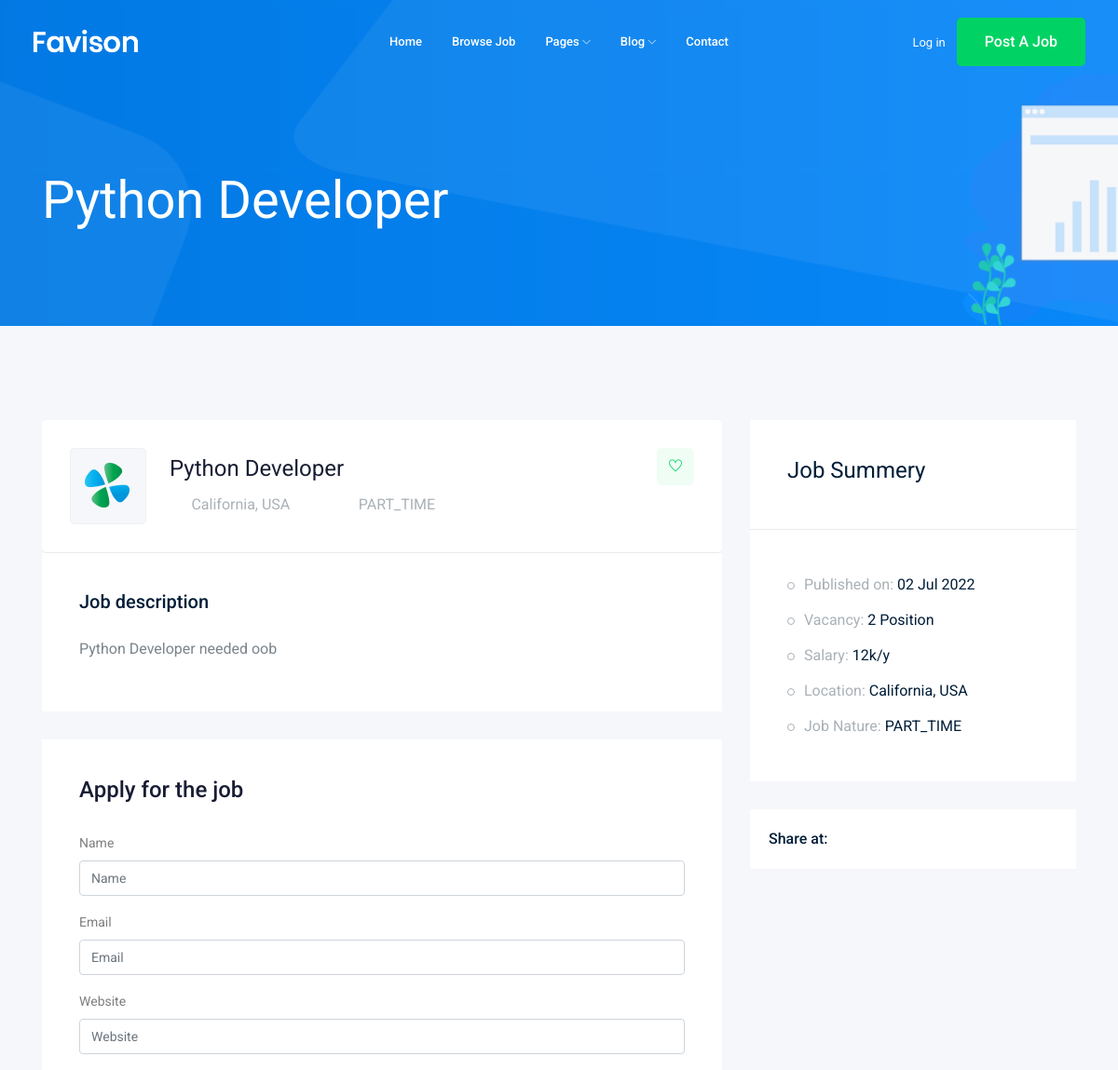
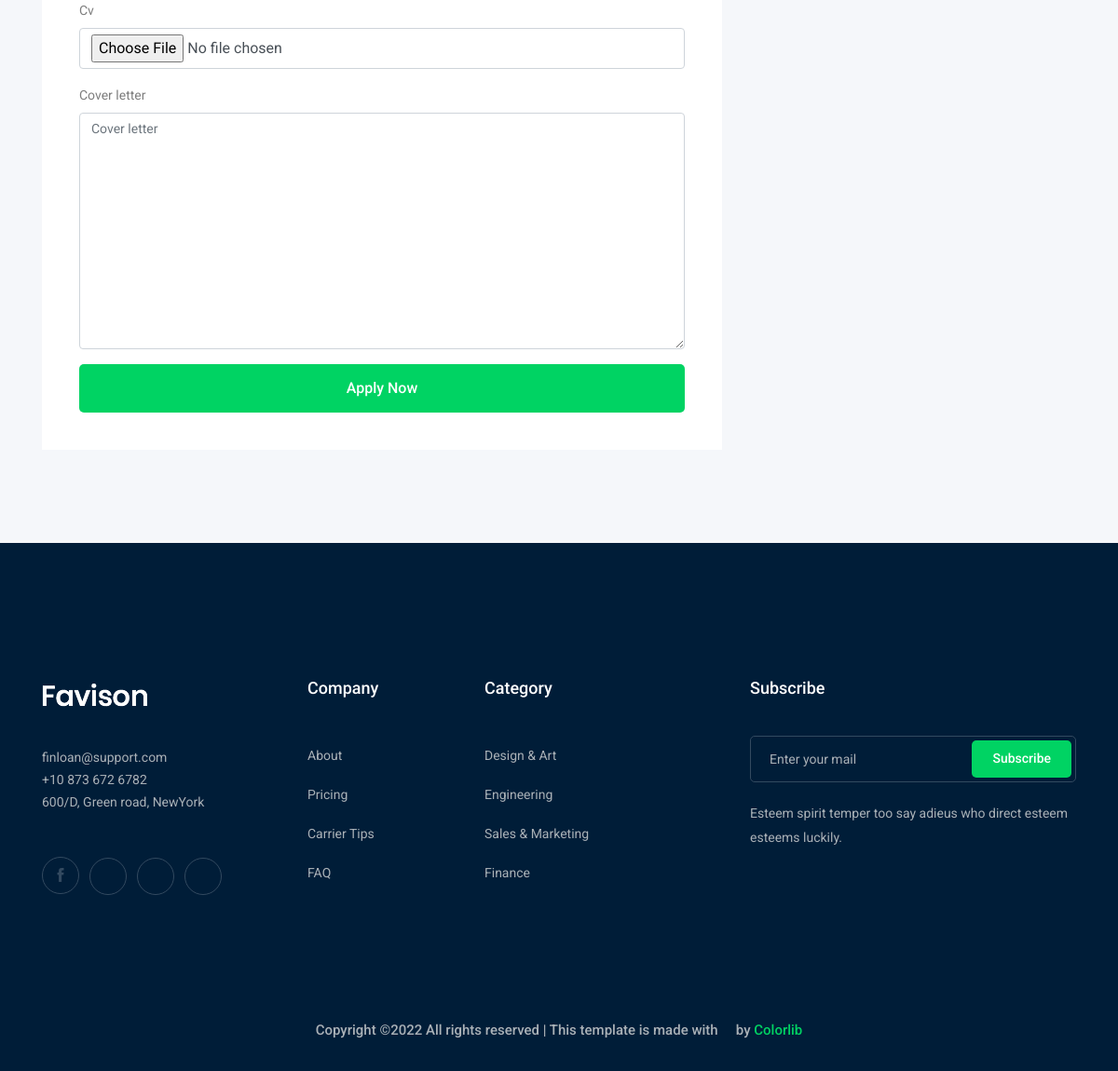
Screenshot of /jobs/python-developer with the database file from the repository (2 pictures, top to bottom).
### job/models.py (models this page shows, shortened)
class Jop(models.Model):
    owner = models.ForeignKey(User, related_name='job_owner', on_delete=models.CASCADE)
    title = models.CharField(max_length=100)
    jop_type = models.CharField(max_length=15, choices=JOP_TYPE)
    description = models.TextField(max_length=1000)
    published_at = models.DateTimeField(auto_now=True)
    vacancy = models.IntegerField(default=1)
    salary = models.IntegerField(default=0)
    category = models.ForeignKey('Category', on_delete=models.CASCADE)
    experience = models.IntegerField(default=1)
    image = models.ImageField(upload_to='jobs/')
    job_img = models.FileField(upload_to='jobs/', validators=[FileExtensionValidator(['pdf', 'doc', 'svg'])])
    slug = models.SlugField(null=True, blank=True)
    def __str__(self):
        return self.title

### job/views.py (the view)
# urls.py: path('<str:slug>', views.job_details, name='job_details'),
def job_details(request, slug):
    job_detail = Jop.objects.get(slug=slug)
    if request.method == "POST":
        form = ApplyForm(request.POST, request.FILES)
        if form.is_valid():
            my_form = form.save(commit=False)
            my_form.job = job_detail
            my_form.save()
    else:
        form = ApplyForm()
    context = {'job': job_detail, 'form': form}
    return render(request, 'job/job_details.html', context)

### job/form.py
class ApplyForm(forms.ModelForm):
    class Meta:
        model = Apply
        fields = ['name', 'email', 'website', 'cv', 'cover_letter']

### job/templates/job/job_details.html (shortened to what this page needs)
{% extends 'base.html'%}
{% load bootstrap4 %}
{% block body %}
    <div class="bradcam_area bradcam_bg_1">
        <div class="container">
            <div class="row">
                <div class="col-xl-12">
                    <div class="bradcam_text">
                        <h3>{{ job }}</h3>
                    </div>
                </div>
            </div>
        </div>
    </div>
    <div class="job_details_area">
        <div class="container">
            <div class="row">
                <div class="col-lg-8">
                    <div class="job_details_header">
                        <div class="single_jobs white-bg d-flex justify-content-between">
                            <div class="jobs_left d-flex align-items-center">
                                <div class="thumb">
                                    <img src="{{ job.image.url }}" alt="">
                                </div>
                                <div class="jobs_conetent">
                                    <a href="#"><h4>{{ job}}</h4></a>
                                    <div class="links_locat d-flex align-items-center">
                                        <div class="location">
                                            <p> <i class="fa fa-map-marker"></i> California, USA</p>
                                        </div>
                                        <div class="location">
                                            <p> <i class="fa fa-clock-o"></i> {{ job.jop_type }}</p>
                                        </div>
                                    </div>
                                </div>
                            </div>
                            <div class="jobs_right">
                                <div class="apply_now">
                                    <a class="heart_mark" href="#"> <i class="ti-heart"></i> </a>
                                </div>
                            </div>
                        </div>
                    </div>
                    <div class="descript_wrap white-bg">
                        <div class="single_wrap">
                            <h4>Job description</h4>
                            <p> {{ job.description }}</p>
                        </div>
                    </div>
                    <div class="apply_job_form white-bg">
                        <h4>Apply for the job</h4>
                        <form method="POST" enctype="multipart/form-data">
                                {% bootstrap_form form %}
                              {% buttons %}
                                <button class="boxed-btn3 w-100" type="submit">Apply Now</button>
                              {% endbuttons %}
                        </form>
                    </div>
                </div>
                <div class="col-lg-4">
                    <div class="job_sumary">
                        <div class="summery_header">
                            <h3>Job Summery</h3>
                        </div>
                        <div class="job_content">
                            <ul>
                                <li>Published on: <span>{{ job.published_at |date:'d M o' }}</span></li>
                                <li>Vacancy: <span>{{ job.vacancy }} Position</span></li>
                                <li>Salary: <span>{{ job.salary }}k/y</span></li>
                                <li>Location: <span>California, USA</span></li>
                                <li>Job Nature: <span>{{ job.jop_type }}</span></li>
                            </ul>
                        </div>
                    </div>
                    <div class="share_wrap d-flex">
                        <span>Share at:</span>
                        <ul>
                            <li><a href="#"> <i class="fa fa-facebook"></i></a> </li>
                            <li><a href="#"> <i class="fa fa-google-plus"></i></a> </li>
                            <li><a href="#"> <i class="fa fa-twitter"></i></a> </li>
                            <li><a href="#"> <i class="fa fa-envelope"></i></a> </li>
                        </ul>
                    </div>
                    <div class="job_location_wrap">
                        <div class="job_lok_inner">
                            <div id="map" style="height: 200px;"></div>
                          </div>
                    </div>
                </div>
            </div>
        </div>
    </div>
{% endblock body %}

### rows the page displays
Jop: title "Python Developer", image (picture), jop_type "PART_TIME", description "Python Developer needed oob", published_at "02 Jul 2022", vacancy "2", salary "12"
